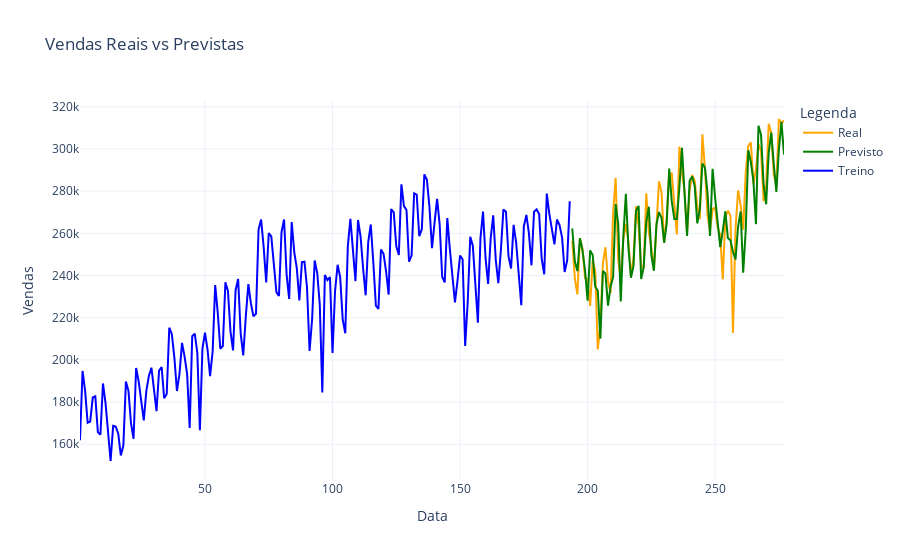

Source (notebook cell):
### Code cell
# Pré-processamento dos dados
train, test, scaler = preprocess_data_linear(m5_agrupado['Vendas'].values, train_size_ratio=0.7)

# Definir o look_back
look_back = 10

# Criar conjuntos de treinamento e teste
X_train, y_train = create_dataset_linear(train, look_back)
extended_test = np.concatenate([train[-look_back:], test])
X_test, y_test = create_dataset_linear(extended_test, look_back)

# Achatar os dados para o formato adequado ao modelo LinearRegression
X_train = X_train.reshape(X_train.shape[0], -1)  # (n_amostras, look_back)
X_test = X_test.reshape(X_test.shape[0], -1)    # (n_amostras, look_back)

# Criar e treinar o modelo de Regressão Linear
start_train_time = time.time()
model = LinearRegression()
model.fit(X_train, y_train)
end_train_time = time.time()
train_time = end_train_time - start_train_time

# Realizar previsões no conjunto de teste
start_forecast_time = time.time()
test_predict = model.predict(X_test)
end_forecast_time = time.time()
forecast_time = end_forecast_time - start_forecast_time

# Reverter a normalização das previsões e dos valores reais
test_predict_original = scaler.inverse_transform(test_predict.reshape(-1, 1)).flatten()
y_test_original = scaler.inverse_transform(y_test.reshape(-1, 1)).flatten()

# Garantir que os índices estão corretos
test_index = m5_agrupado.index[-len(y_test):]  # Ajustado para corresponder ao conjunto de teste estendido
train_index = m5_agrupado.index[:len(train)]

# Calcular o erro médio quadrático (RMSE)
print(f"Tempo de treino: {train_time} segundos")
print(f"Tempo de previsão: {forecast_time} segundos")

# Plotando os dados originais
fig = go.Figure()

# Add traces for real and predicted sales
fig.add_trace(go.Scatter(x=test_index, y=y_test_original, mode='lines', name='Real', line=dict(color='orange')))
fig.add_trace(go.Scatter(x=test_index, y=test_predict_original, mode='lines', name='Previsto', line=dict(color='green')))
fig.add_trace(go.Scatter(x=train_index, y=scaler.inverse_transform(train).flatten(), mode='lines', name='Treino', line=dict(color='blue')))

# Add titles and labels
fig.update_layout(
    title='Vendas Reais vs Previstas',
    xaxis_title='Data',
    yaxis_title='Vendas',
    legend_title='Legenda',
    template='plotly_white'
)

# Show the figure
fig.show()

### Figure 1 — Plotly figure (JSON) as saved in the notebook; plotly's stock layout.template omitted (floating-point values rounded to 4 significant figures; data arrays with more than 128 entries replaced by an {"elided": "..."} marker saying what was removed)
{"data": [{"line": {"color": "orange"}, "mode": "lines", "name": "Real", "type": "scatter", "x": [194, 195, 196, 197, 198, 199, 200, 201, 202, 203, 204, 205, 206, 207, 208, 209, 210, 211, 212, 213, 214, 215, 216, 217, 218, 219, 220, 221, 222, 223, 224, 225, 226, 227, 228, 229, 230, 231, 232, 233, 234, 235, 236, 237, 238, 239, 240, 241, 242, 243, 244, 245, 246, 247, 248, 249, 250, 251, 252, 253, 254, 255, 256, 257, 258, 259, 260, 261, 262, 263, 264, 265, 266, 267, 268, 269, 270, 271, 272, 273, 274, 275, 276, 277], "y": [256434, 238673, 231081, 257742, 252686, 238757, 238128, 225610, 247099, 242126, 205000.0, 216706, 245932, 253417, 237461, 231600.0, 269703, 286269, 247700.0, 238739, 257284, 264444, 256144, 240071, 248400.0, 272875, 263517, 244300.0, 243841, 279005, 260687, 253319, 242677, 266316, 284689, 279297, 255412, 267132, 288327, 288356, 274547, 259518, 301161, 288381, 280318, 260070, 280053, 287731, 284868, 273074, 266753, 306993, 290608, 268786, 261116, 271482, 272242, 262726, 259200.0, 238170, 267797, 270680, 268368, 212812, 262356, 280380, 273260, 261716, 288980, 301380, 303109, 283322, 290163, 302453, 298786, 275282, 282772, 311984, 307634, 287796, 282731, 314216, 312183, 313500]}, {"line": {"color": "green"}, "mode": "lines", "name": "Previsto", "type": "scatter", "x": [194, 195, 196, 197, 198, 199, 200, 201, 202, 203, 204, 205, 206, 207, 208, 209, 210, 211, 212, 213, 214, 215, 216, 217, 218, 219, 220, 221, 222, 223, 224, 225, 226, 227, 228, 229, 230, 231, 232, 233, 234, 235, 236, 237, 238, 239, 240, 241, 242, 243, 244, 245, 246, 247, 248, 249, 250, 251, 252, 253, 254, 255, 256, 257, 258, 259, 260, 261, 262, 263, 264, 265, 266, 267, 268, 269, 270, 271, 272, 273, 274, 275, 276, 277], "y": [262300.0, 246800.0, 242100.0, 257700.0, 251900.0, 242500.0, 228100.0, 251900.0, 249700.0, 234700.0, 232800.0, 210100.0, 242100.0, 241000.0, 225800.0, 234700.0, 239300.0, 273900.0, 264600.0, 227700.0, 258300.0, 278800.0, 253300.0, 239000.0, 244600.0, 270700.0, 273000.0, 238400.0, 244000.0, 265600.0, 272600.0, 249700.0, 242200.0, 264300.0, 270100.0, 267200.0, 255500.0, 264500.0, 290700.0, 275100.0, 266800.0, 266800.0, 282100.0, 300500.0, 279200.0, 258700.0, 284900.0, 287000.0, 282400.0, 264700.0, 271400.0, 293100.0, 291200.0, 279400.0, 258700.0, 290600.0, 276900.0, 264500.0, 253500.0, 261200.0, 270500.0, 257800.0, 256700.0, 251300.0, 247700.0, 263200.0, 270300.0, 241300.0, 261700.0, 299400.0, 293800.0, 285000.0, 264400.0, 311000.0, 306700.0, 283400.0, 273800.0, 298200.0, 307800.0, 292600.0, 279700.0, 299700.0, 312900.0, 297300.0]}, {"line": {"color": "blue"}, "mode": "lines", "name": "Treino", "type": "scatter", "x": {"elided": "193 int values"}, "y": {"elided": "193 float values"}}], "layout": {"legend": {"title": {"text": "Legenda"}}, "title": {"text": "Vendas Reais vs Previstas"}, "xaxis": {"title": {"text": "Data"}}, "yaxis": {"title": {"text": "Vendas"}}}}
